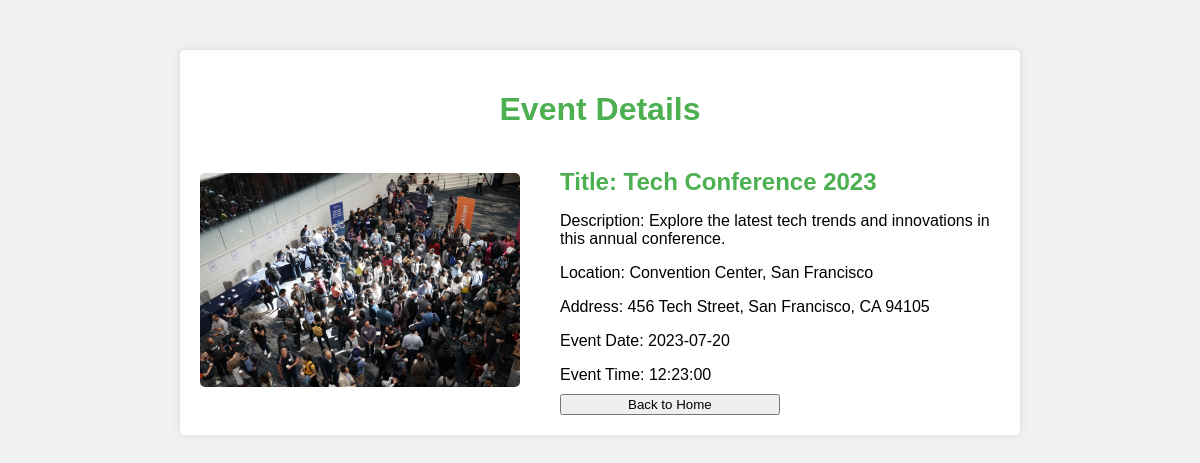
/view/event_details_v.php?id=9, run on the app's committed database.
### tables this page shows
CREATE TABLE `events` (
  `id` int(11) NOT NULL,
  `title` varchar(255) NOT NULL,
  `description` text NOT NULL,
  `image` varchar(255) NOT NULL,
  `location_name` varchar(255) NOT NULL,
  `addresses` text NOT NULL,
  `event_date` date NOT NULL,
  `event_time` time NOT NULL,
  `status` enum('active','inactive') NOT NULL
);

### view/event_details_v.php (the view, shortened to what this page needs)
<?php
$db = new DBConnection();
$conn = $db->getConnection();
$id = $_GET['id'];
 $sql = "SELECT * FROM `events` WHERE id = $id LIMIT 1";
 $res = mysqli_query($conn, $sql);
$row = mysqli_fetch_assoc($res);
?>
<!DOCTYPE html>
<html>
<head>
    <link rel="stylesheet" type="text/css" href="../css/event_details.css">
</head>
<body>
    <div class="container">
        <h1>Event Details</h1>
        <div class="event-details">
            <div class="event-image">
                <img src="<?php echo "../images/".$row['image'];?>" alt="Event Image">
            </div>
            <div class="event-info">
                <h2>Title: <?php echo $row['title'] ?></h2>
                <p>Description: <?php echo $row['description'] ?></p>
                <p>Location: <?php echo $row['location_name'] ?></p>
                <p>Address: <?php echo $row['addresses'] ?></p>
                <p>Event Date: <?php echo $row['event_date'] ?></p>
                <p>Event Time: <?php echo $row['event_time'] ?></p>
<button class="btn btn-success mb-3"><a href="../index.php" style="text-decoration: none;  color:black; margin:30px; padding:30px">Back to Home</a> </button>
            </div>
        </div>
    </div>
</body>
</html>

### css/event_details.css (style rules this page uses)
body { font-family: Arial, sans-serif; margin: 0; padding: 0; background-color: #f1f1f1; }
.container { max-width: 800px; margin: 50px auto; background-color: #fff; padding: 20px; box-shadow: 0 0 10px rgba(0, 0, 0, 0.1); border-radius: 5px; }
h1 { text-align: center; margin-bottom: 20px; color: #4CAF50; }
.event-details { display: flex; flex-wrap: wrap; justify-content: space-between; align-items: center; }
.event-image { flex: 0 0 40%; max-width: 40%; margin-right: 20px; }
.event-image img { width: 100%; border-radius: 5px; }
.event-info { flex: 0 0 55%; max-width: 55%; }
.event-info h2 { margin-bottom: 10px; color: #4CAF50; }
.event-info p { margin-bottom: 10px; }

### data on the page
events: image (picture), title "Tech Conference 2023", description "Explore the latest tech trends and innovations in this annual conference.", location_name "Convention Center, San Francisco", addresses "456 Tech Street, San Francisco, CA 94105", event_date "2023-07-20", event_time "12:23:00"
